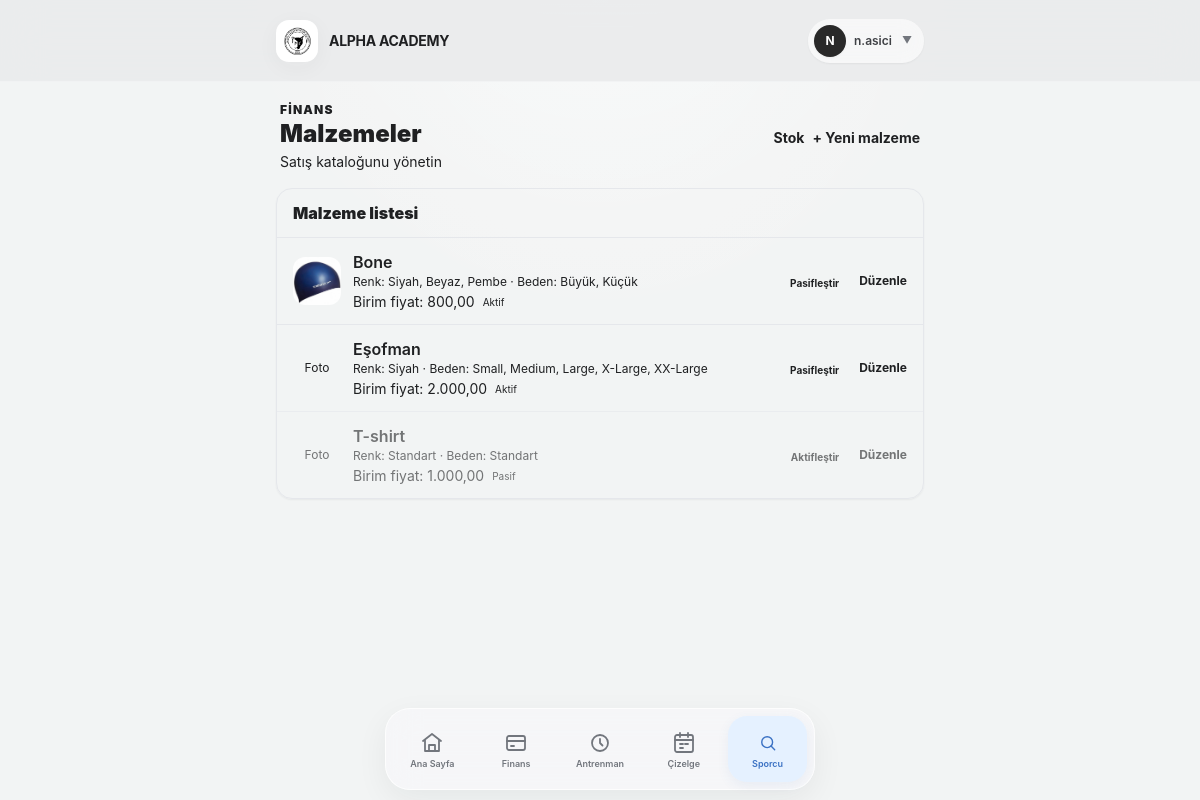
The page /finance/equipment/ (signed in) on the database its author committed.
### users/models.py (models this page shows, shortened)
class User(AbstractUser):
    class Role(models.TextChoices):
        PARENT = 'parent', 'Veli'
        ADMIN = 'admin', 'Yönetici'
        COACH = 'coach', 'Antrenör'
        FINANCE = 'finance', 'Mali İşler'
    email = models.EmailField(unique=True, verbose_name="E-posta Adresi")
    role = models.CharField(
        max_length=20,
        choices=Role.choices,
        default=Role.PARENT,
        verbose_name="Kullanıcı Rolü"
    )
    phone_number = models.CharField(max_length=15, blank=True, null=True, verbose_name="Telefon Numarası")
    tc_identity = models.CharField(max_length=11, blank=True, null=True, verbose_name="T.C. Kimlik No")
    USERNAME_FIELD = 'username'
    REQUIRED_FIELDS = ['email', 'first_name', 'last_name']
    class Meta:
        verbose_name = "Kullanıcı"
        verbose_name_plural = "Kullanıcılar"
    @property
    def is_club_admin(self):
        return self.role == self.Role.ADMIN
    @property
    def is_coach(self):
        return self.role == self.Role.COACH

### finance/models.py (models this page shows, shortened)
class Equipment(models.Model):
    name = models.CharField(max_length=150, verbose_name="Malzeme Türü")
    colors = models.JSONField(default=list, blank=True, verbose_name='Renk seçenekleri')
    sizes = models.JSONField(default=list, blank=True, verbose_name='Beden seçenekleri')
    price = models.IntegerField(verbose_name="Fiyat")
    is_active = models.BooleanField(default=True, verbose_name="Aktif mi?")
    class Meta:
        verbose_name = "Malzeme"
        verbose_name_plural = "Malzemeler"
        ordering = ['name']
    @property
    def display_name(self):
        return self.name
    @property
    def variant_summary(self):
        parts = []
        if self.colors:
            parts.append(f'Renk: {", ".join(self.colors)}')
        if self.sizes:
            parts.append(f'Beden: {", ".join(self.sizes)}')
        return ' · '.join(parts)

class EquipmentImage(models.Model):
    MAX_IMAGE_SIZE = (800, 800)
    JPEG_QUALITY = 72
    equipment = models.ForeignKey(
        Equipment,
        on_delete=models.CASCADE,
        related_name='images',
        verbose_name='Malzeme',
    )
    image = models.ImageField(
        upload_to='equipment_images/',
        verbose_name='Görsel',
    )
    created_at = models.DateTimeField(auto_now_add=True)
    class Meta:
        ordering = ['created_at', 'pk']
        verbose_name = 'Malzeme görseli'
        verbose_name_plural = 'Malzeme görselleri'

### finance/views.py (the view)
# urls.py: path('equipment/', views.equipment_list, name='equipment-list'),
@login_required
def equipment_list(request):
    return render(request, 'finance/equipment_list.html', {
        'equipments': Equipment.objects.prefetch_related('images').all(),
        'form': EquipmentForm(),
    })

### templates/finance/equipment_list.html (shortened to what this page needs)
{% extends "base.html" %}
{% block content %}
    <div class="w-full space-y-4">
        <header class="flex items-center justify-between px-1">
            <div>
                <p class="text-xs font-black uppercase tracking-widest text-primary">Finans</p>
                <h1 class="text-2xl font-black text-base-content">Malzemeler</h1>
                <p class="mt-0.5 text-sm text-base-content/50">Satış kataloğunu yönetin</p>
            </div>
            <div class="flex items-center gap-2">
                <a href="{% url 'equipment-stock' %}"
                   class="btn btn-ghost btn-sm rounded-xl font-bold">Stok</a>
                <a href="{% url 'equipment-create' %}"
                   class="btn btn-primary btn-sm rounded-xl font-bold">+ Yeni malzeme</a>
            </div>
        </header>
        <section class="overflow-hidden rounded-2xl border border-base-300 bg-base-100 shadow-sm">
            <div class="border-b border-base-200 px-4 py-3">
                <h2 class="text-base font-black">Malzeme listesi</h2>
            </div>
            {% if equipments %}
                <div class="divide-y divide-base-200">
                    {% for equipment in equipments %}
                        <div class="flex items-center gap-3 px-4 py-3 {% if not equipment.is_active %}opacity-60{% endif %}">
                            {% with image=equipment.images.first %}
                                {% if image %}
                                    <img src="{{ image.image.url }}"
                                         alt="{{ equipment.name }}"
                                         class="h-12 w-12 shrink-0 rounded-xl object-cover">
                                {% else %}
                                    <div class="grid h-12 w-12 shrink-0 place-items-center rounded-xl bg-base-200 text-xs text-base-content/40">Foto</div>
                                {% endif %}
                            {% endwith %}
                            <div class="min-w-0 flex-1">
                                <p class="truncate text-base font-semibold">{{ equipment.display_name }}</p>
                                {% if equipment.variant_summary %}<p class="truncate text-xs text-base-content/50">{{ equipment.variant_summary }}</p>{% endif %}
                                <div class="mt-0.5 flex items-center gap-2 text-sm text-base-content/50">
                                    <span>Birim fiyat: {{ equipment.price|floatformat:2 }}</span>
                                    {% if equipment.is_active %}
                                        <span class="badge badge-success badge-outline h-5 min-h-0 text-[10px]">Aktif</span>
                                    {% else %}
                                        <span class="badge badge-ghost h-5 min-h-0 text-[10px]">Pasif</span>
                                    {% endif %}
                                </div>
                            </div>
                            <form method="post"
                                  action="{% url 'equipment-toggle-active' equipment.pk %}">
                                <button type="submit"
                                        class="btn btn-ghost btn-sm rounded-lg px-2 text-[10px] font-bold {% if equipment.is_active %}text-warning{% else %}text-success{% endif %}">
                                    {% if equipment.is_active %}Pasifleştir{% else %}Aktifleştir{% endif %}
                                </button>
                            </form>
                            <a href="{% url 'equipment-update' equipment.pk %}"
                               class="btn btn-ghost btn-sm rounded-lg text-xs font-bold">Düzenle</a>
                        </div>
                    {% endfor %}
                </div>
            {% else %}
                <div class="px-4 py-12 text-center text-sm text-base-content/50">Henüz malzeme eklenmemiş.</div>
            {% endif %}
        </section>
    </div>
{% endblock %}

### templates/components/app/topbar.html (shortened to what this page needs)
{% load static %}
<div class="app-topbar">
    <div class="app-topbar-inner">
        <a href="/" class="app-brand hover:opacity-90 transition-opacity">
            <div class="app-brand-logo flex items-center justify-center font-black text-xs text-[var(--ui-primary-text)] bg-[var(--ui-primary)]">
                <img src="/media/logos/new_logo.png" alt="Alpha Academy Logo" class="w-full h-full object-cover" />
            </div>
            <div class="min-w-0">
                <span class="app-brand-name">ALPHA ACADEMY</span>
            </div>
        </a>
        {% if request.user.is_authenticated %}
            <div class="app-topbar-actions relative" id="topbar-user-dropdown-wrapper">
                <button type="button"
                        class="flex items-center gap-2 p-1.5 pr-3 rounded-full bg-white/60 hover:bg-white/90 border border-[var(--ui-border-dark)] backdrop-blur-md shadow-sm transition-all active:scale-[0.98]"
                        onclick="document.getElementById('topbar-user-dropdown').classList.toggle('hidden')">
                    <div class="w-8 h-8 rounded-full bg-[var(--ui-dark)] text-white text-xs font-bold flex items-center justify-center shadow-sm shrink-0">
                        {% if request.user.first_name %}
                            {{ request.user.first_name|first|upper }}
                        {% else %}
                            {{ request.user.username|first|upper }}
                        {% endif %}
                    </div>
                    <span class="hidden sm:inline text-xs font-semibold text-[var(--ui-text-soft)]">
                        {% if request.user.get_full_name %}
                            {{ request.user.get_full_name }}
                        {% else %}
                            {{ request.user.username }}
                        {% endif %}
                    </span>
                    <span class="text-[10px] text-[var(--ui-muted)] ml-0.5">▼</span>
                </button>
            </div>
        {% endif %}
    </div>
</div>

### rows shown on the page
User: user.username|first "N", user.username "n.asici"
Equipment: images.first.image (picture), display_name "Bone", variant_summary "Renk: Siyah, Beyaz, Pembe · Beden: Büyük, Küçük", price "800,00", is_active "Aktif"
Equipment: shows "Foto", display_name "Eşofman", variant_summary "Renk: Siyah · Beden: Small, Medium, Large, X-Large, XX-Large", price "2.000,00", is_active "Aktif"
Equipment: shows "Foto", display_name "T-shirt", variant_summary "Renk: Standart · Beden: Standart", price "1.000,00", is_active "Pasif"
